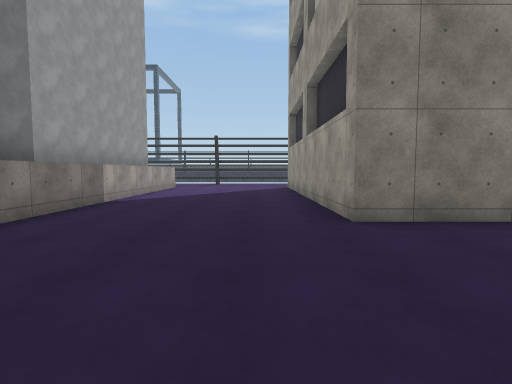
View 1 (above)

24 first-person views from a walk through a Unity game level. The camera is 1.3 m above the floor, tilts 4° down and sees 80° across. The floor is counted in squares, 2 m on a side. Each view is taken from the middle of a square. On the plan, view 1 faces up. The plan holds only what a view shows up to about 10 squares ahead; the rest is blank. The place goes on beyond the plan. The player character is not drawn. Some surface patterns are stand-ins.

View 2
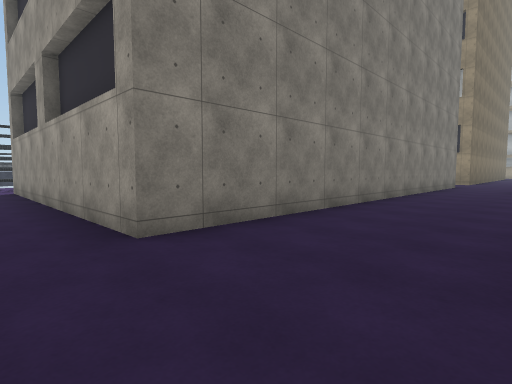

View 3
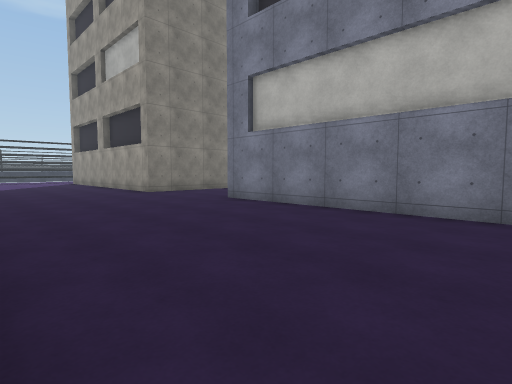

View 4
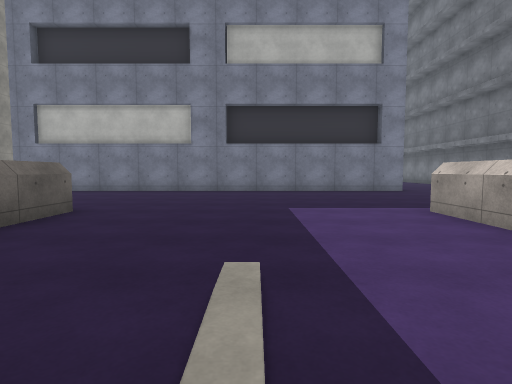

View 5
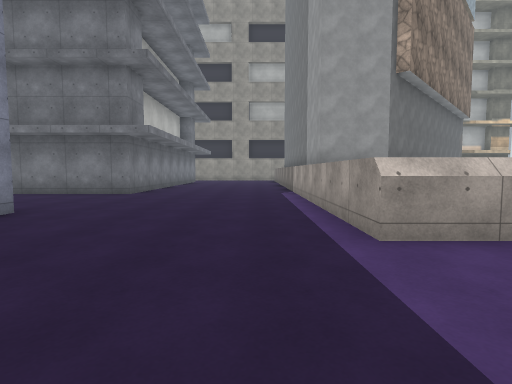

View 6
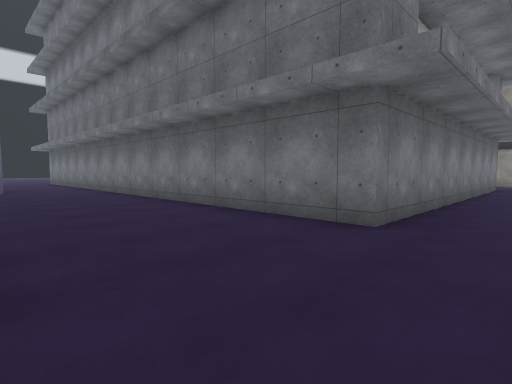

View 7
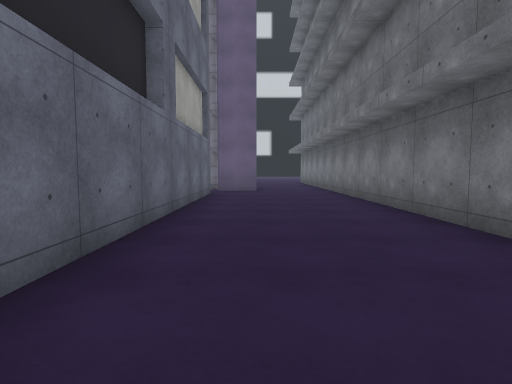

View 8
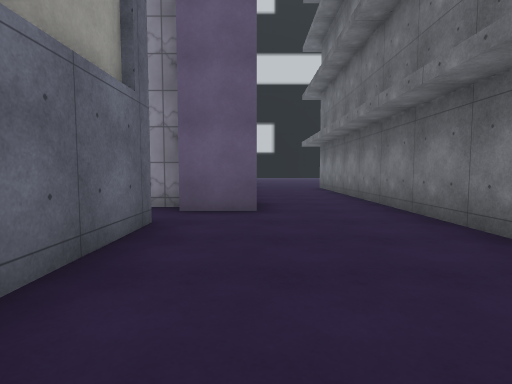

View 9
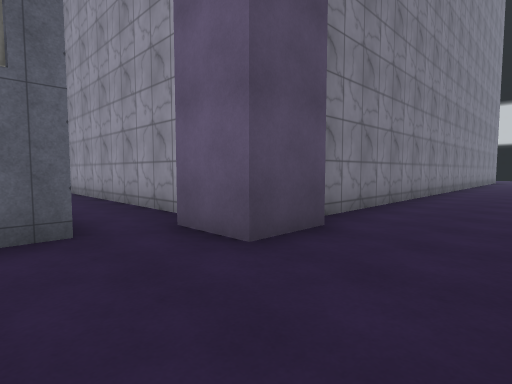

View 10
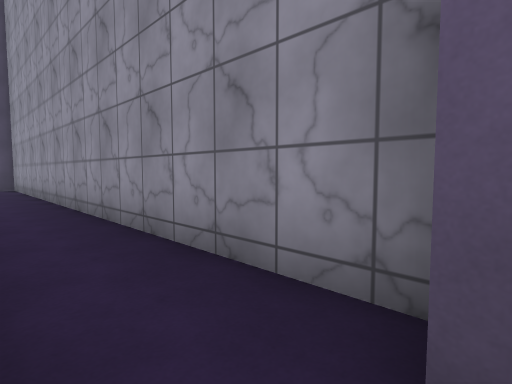

View 11
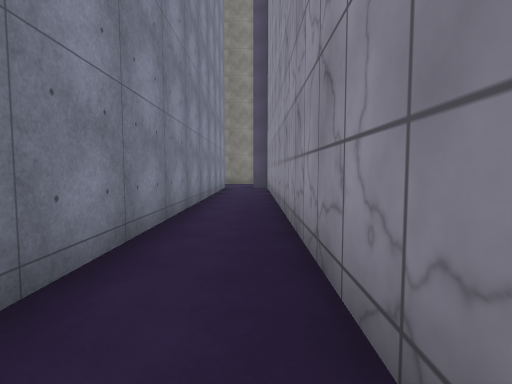

View 12
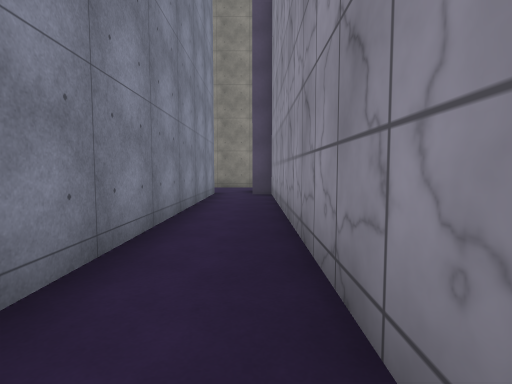

View 13
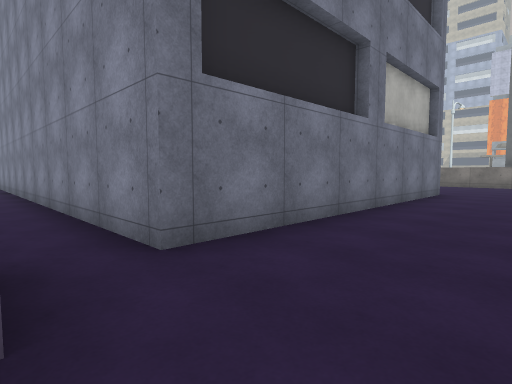

View 14
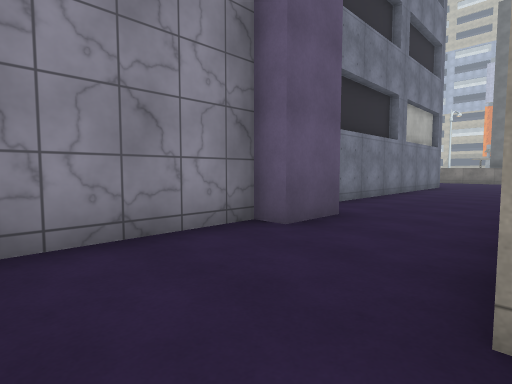

View 15
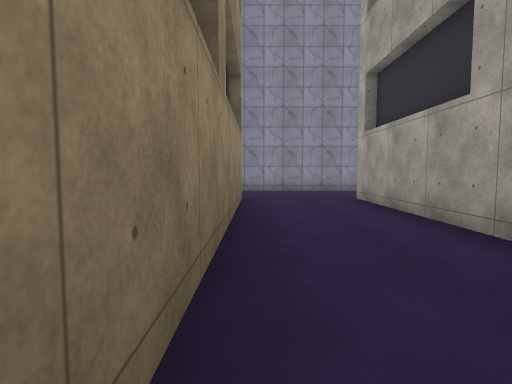

View 16
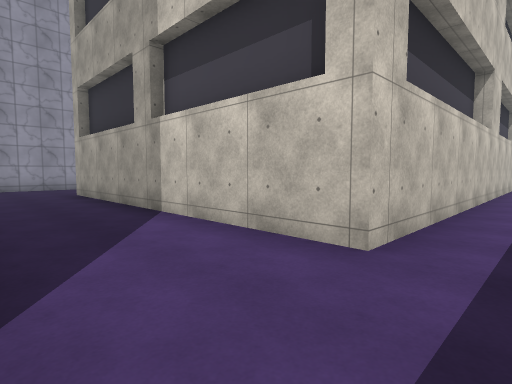

View 17
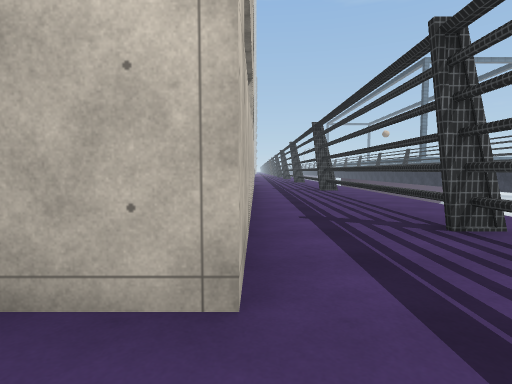

View 18
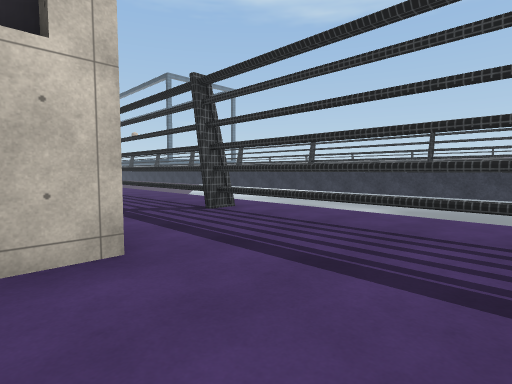

View 19
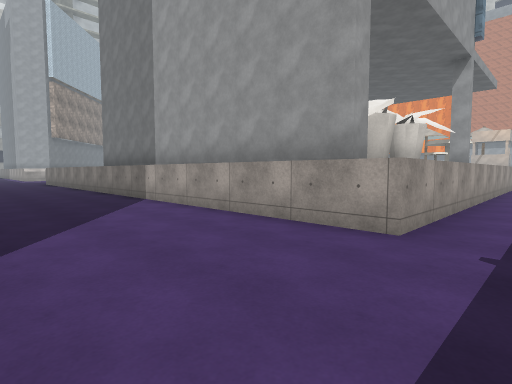

View 20
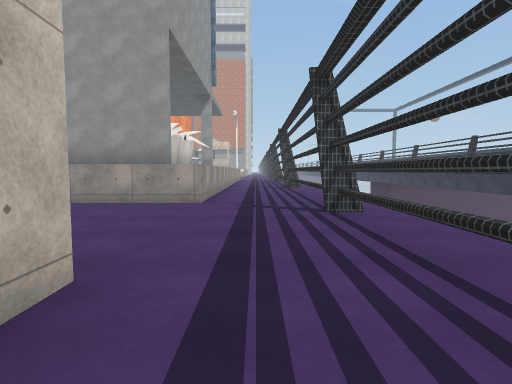

View 21
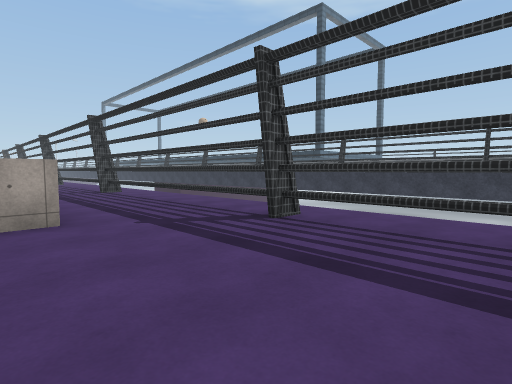

View 22
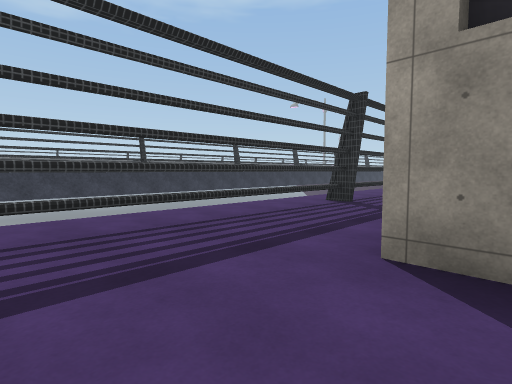

View 23
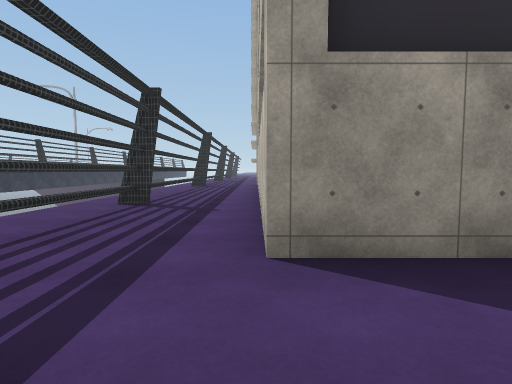

View 24
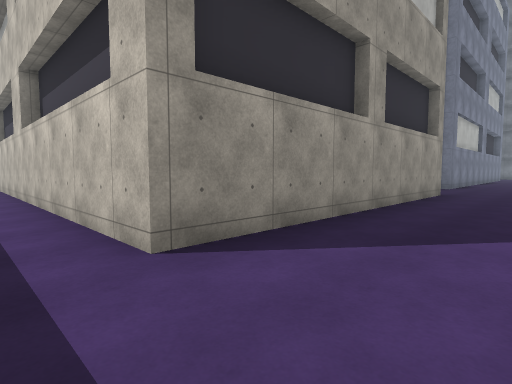

### Floor plan
Key: @ floor where view 1 was taken; # wall or solid block; . floor; ^ raised ledge; v drop or lower ground; T thing the floor can be seen under or through.
Columns run from 8 left of view 1 to 17 right of it. Each row starts with its distance up from view 1.
 16   vvv vvvvvvvvvvvv vvvvvv
 15 .........................
 14 TTTTTTTTTTTTTTTTTTTTTTTTT
 13 .........................
 12 ^####.....############...
 11 ^   ##....#          #...#
 10     ##....#          #...#
  9     ##....#          #...#
  8     ##....#          #...#
  7     ##....#          #...#
  6     ##....#          #...#
  5     ##....#          #...#
  4     ##....############...#
  3     ##...................
  2      #...................
  1       .............######
  0      ^..@.########..#
 -1      ^....#      #..#
 -2      ^....#      #..#
 -3      ^....#      #..#
 -4    ^^^....#      #..#
 -5   ........#      #..#
 -6  .........#      #..#
 -7 ..........#      #..#
 -8  .........#      #..#
 -9   ........#      #..#
-10    ^^^....#      #..#
-11      ^....########..#
-12      ^.............#######
-13      ^.............##.....
-14      ^....................
-15      ^...................
-16      ^....###############
-17      ^....#
-18          .#
-19          .#
-20          .#

Positions as (right, up) in squares from view 1, and headings:
1: (0, 0), facing up
2: (0, 1), facing up-right
3: (-3, -5), facing up-right
4: (-8, -7), facing right
5: (-2, -7), facing down
6: (0, -12), facing down-right
7: (1, -13), facing right
8: (6, -13), facing right
9: (9, -15), facing up-right
10: (10, -12), facing up-right
11: (11, -11), facing up
12: (11, -8), facing up
13: (11, 3), facing down-left
14: (15, 4), facing down-left
15: (16, 11), facing down
16: (16, 13), facing down-left
17: (15, 12), facing left
18: (16, 11), facing up-left
19: (0, 13), facing down-left
20: (3, 13), facing left
21: (1, 11), facing up-left
22: (-1, 11), facing up-right
23: (-1, 12), facing right
24: (-1, 13), facing down-right
